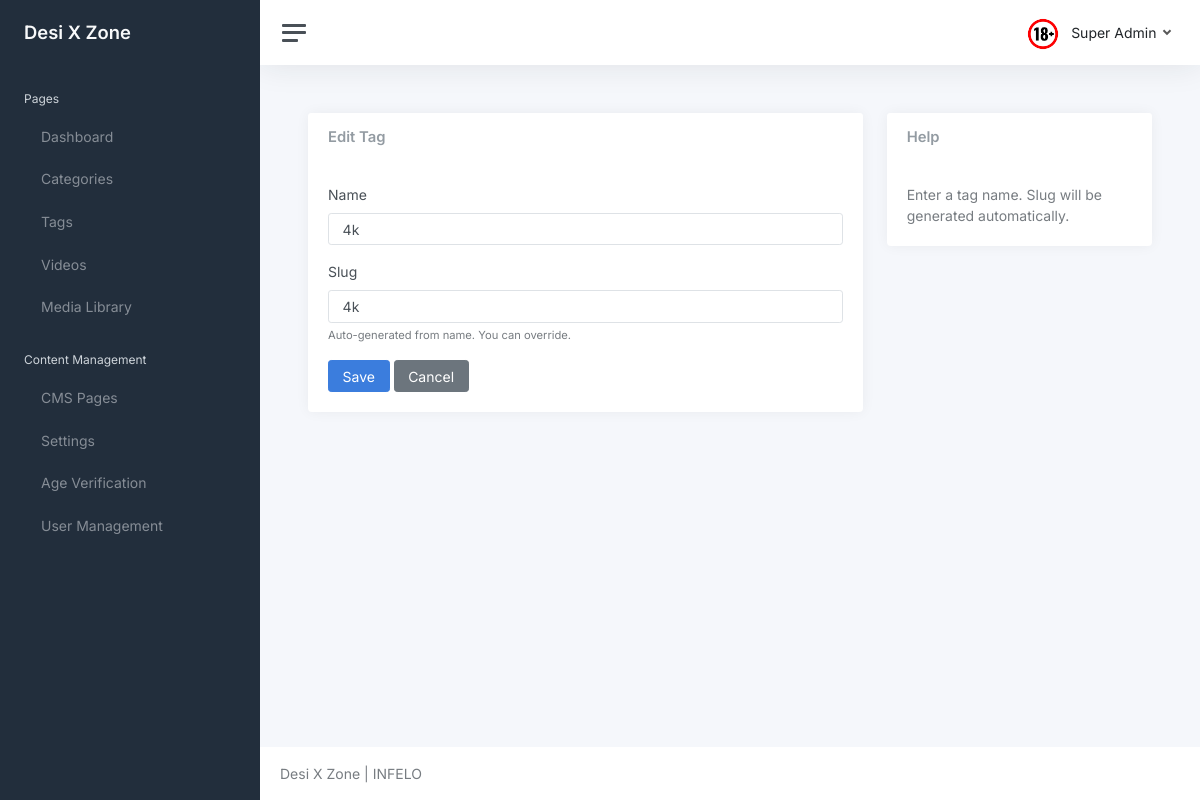
/core/tags/6/edit/ (signed in), run on the app's committed database.
### core/models.py (models this page shows, shortened)
class Settings(models.Model):
	key = models.CharField(max_length=100, unique=True, help_text="Setting key (e.g., 'site_title', 'contact_email')")
	value = models.TextField(help_text="Setting value")
	description = models.TextField(blank=True, help_text="Description of what this setting does")
	created_at = models.DateTimeField(auto_now_add=True)
	updated_at = models.DateTimeField(auto_now=True)
	class Meta:
		ordering = ['key']
		verbose_name = "Setting"
		verbose_name_plural = "Settings"
	@classmethod
	def get_setting(cls, key, default=None):
		try:
			return cls.objects.get(key=key).value
		except cls.DoesNotExist:
			return default

class User(AbstractUser):
	username = None
	first_name = None
	last_name = None
	name = models.CharField(max_length=150, blank=True)
	email = models.EmailField(unique=True)
	is_freeze = models.BooleanField(default=False)
	is_email_verified = models.BooleanField(default=False)
	email_verification_token = models.CharField(max_length=100, blank=True, null=True)
	email_verification_created = models.DateTimeField(blank=True, null=True)
	is_staff = models.BooleanField(default=False, help_text="Designates whether the user can log into the admin site. Only activated users can access admin.")
	USERNAME_FIELD = 'email'
	REQUIRED_FIELDS = []

class Tag(models.Model):
	name = models.CharField(max_length=120, unique=True)
	slug = models.SlugField(max_length=140, unique=True)
	class Meta:
		ordering = ["name"]

### core/views.py (the view)
# urls.py: path('tags/<int:pk>/edit/', views.tag_update, name='tag_update'),
@login_required(login_url='login')
def tag_update(request, pk: int):
	tag = get_object_or_404(Tag, pk=pk)
	if request.method == "POST":
		form = TagForm(request.POST, instance=tag)
		if form.is_valid():
			form.save()
			messages.success(request, "Tag updated successfully")
			return redirect('tag_list')
	else:
		form = TagForm(instance=tag)
	return render(request, 'core/tag_form.html', {"form": form, "title": "Edit Tag"})

### core/forms.py
class TagForm(forms.ModelForm):
    class Meta:
        model = Tag
        fields = ["name", "slug"]
        widgets = {
            "name": forms.TextInput(attrs={"class": "form-control", "placeholder": "Tag name"}),
            "slug": forms.TextInput(attrs={"class": "form-control", "placeholder": "tag-slug"}),
        }

### adulto/context_processors.py (called while the page is built)
def site_branding(request):
	return {
		"site_brand": getattr(settings, "SITE_BRAND", "Desi X Zone"),
		"site_logo_url": getattr(settings, "SITE_LOGO_URL", "/static/logo.png"),
	}

### core/models.py (called while the page is built)
	@classmethod
	def get_active(cls):
		try:
			return cls.objects.filter(is_active=True).first()
		except:
			return None

### templates/core/tag_form.html (shortened to what this page needs)
{% extends 'core/layout/base.html' %}
{% block content %}
<div class="container-fluid p-0">
    <div class="row">
        <div class="col-12 col-lg-8">
            <div class="card">
                <div class="card-header">
                    <h5 class="card-title mb-0">{{ title }}</h5>
                </div>
                <div class="card-body">
                    <form method="post">
                        <div class="mb-3">
                            <label class="form-label">Name</label>
                            {{ form.name }}
                        </div>
                        <div class="mb-3">
                            <label class="form-label">Slug</label>
                            {{ form.slug }}
                            <div class="form-text">Auto-generated from name. You can override.</div>
                        </div>
                        <button class="btn btn-primary" type="submit">Save</button>
                        <a class="btn btn-secondary" href="{% url 'tag_list' %}">Cancel</a>
                    </form>
                </div>
            </div>
        </div>
        <div class="col-12 col-lg-4">
            <div class="card">
                <div class="card-header">
                    <h5 class="card-title mb-0">Help</h5>
                </div>
                <div class="card-body">
                    <p class="text-muted mb-0">Enter a tag name. Slug will be generated automatically.</p>
                </div>
            </div>
        </div>
    </div>
</div>
{% endblock %}

### templates/core/layout/base.html (shortened to what this page needs)
<!DOCTYPE html>
<html lang="en">
<head>
    <link href="/static/core/css/app.css" rel="stylesheet">
</head>
<body>
    <div class="wrapper">
        {% include 'core/layout/sidebar.html' %}
        <div class="main">
            {% include 'core/layout/header.html' %}
            <main class="content">
                {% block content %}{% endblock %}
            </main>
            <footer class="footer">
                <div class="container-fluid">
                    <div class="row text-muted">
                        <div class="col-6 text-start">
                            <p class="mb-0">
                                {{ site_brand }} | INFELO
                            </p>
                        </div>
                    </div>
                </div>
            </footer>
        </div>
    </div>
</body>
</html>

### templates/core/layout/sidebar.html (shortened to what this page needs)
<nav id="sidebar" class="sidebar js-sidebar">
    <div class="sidebar-content js-simplebar">
        <a class="sidebar-brand" href="index.html">
            <span class="align-middle">{{ site_brand }}</span>
        </a>
        <ul class="sidebar-nav">
            <li class="sidebar-header">
                Pages
            </li>
            <li class="sidebar-item">
                <a class="sidebar-link" href="{% url 'dashboard' %}">
                     <span
                        class="align-middle">Dashboard</span>
                </a>
            </li>
            <li class="sidebar-item">
                <a class="sidebar-link" href="{% url 'category_list' %}">
                     <span
                        class="align-middle">Categories</span>
                </a>
            </li>
            <li class="sidebar-item">
                <a class="sidebar-link" href="{% url 'tag_list' %}">
                     <span
                        class="align-middle">Tags</span>
                </a>
            </li>
            <li class="sidebar-item">
                <a class="sidebar-link" href="{% url 'video_list' %}">
                     <span
                        class="align-middle">Videos</span>
                </a>
            </li>
            <li class="sidebar-item">
                <a class="sidebar-link" href="{% url 'media_library' %}">
                     <span
                        class="align-middle">Media Library</span>
                </a>
            </li>
            <li class="sidebar-header">
                Content Management
            </li>
            <li class="sidebar-item">
                <a class="sidebar-link" href="{% url 'cms_list' %}">
                     <span
                        class="align-middle">CMS Pages</span>
                </a>
            </li>
            <li class="sidebar-item">
                <a class="sidebar-link" href="{% url 'settings_list' %}">
                     <span
                        class="align-middle">Settings</span>
                </a>
            </li>
            <li class="sidebar-item">
                <a class="sidebar-link" href="{% url 'age_verification_list' %}">
                     <span
                        class="align-middle">Age Verification</span>
                </a>
            </li>
            <li class="sidebar-item">
                <a class="sidebar-link" href="{% url 'user_list' %}">
                     <span
                        class="align-middle">User Management</span>
                </a>
            </li>
        </ul>
    </div>
</nav>

### templates/core/layout/header.html (shortened to what this page needs)
<nav class="navbar navbar-expand navbar-light navbar-bg">
    <a class="sidebar-toggle js-sidebar-toggle">
        <i class="hamburger align-self-center"></i>
    </a>
    <div class="navbar-collapse collapse">
        <ul class="navbar-nav navbar-align">
            <li class="nav-item dropdown">
                <a class="nav-link dropdown-toggle d-none d-sm-inline-block" href="#"
                    data-bs-toggle="dropdown">
                    <img src="/static/core/logo.png" class="avatar img-fluid rounded me-1"
                        alt="" /> <span class="text-dark">{{ request.user.name }}</span>
                </a>
            </li>
        </ul>
    </div>
</nav>

### data on the page
Settings: value "Desi X Zone"
User: user.name "Super Admin"
Tag: name "4k", slug "4k"

### other printed values
{{ title }} "Edit Tag"
